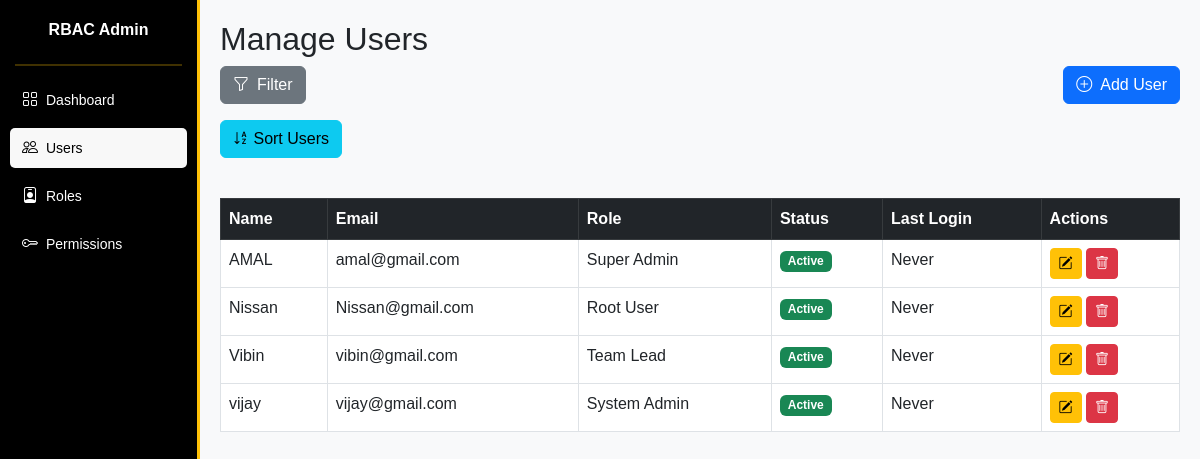
/users/, run on the app's committed database.
### dashboard/models.py (models this page shows, shortened)
class User(models.Model):
    name = models.CharField(max_length=100)
    email = models.EmailField(unique=True)
    role = models.ForeignKey(Role, on_delete=models.SET_NULL, null=True)
    status = models.BooleanField(default=True)

class Role(models.Model):
    name = models.CharField(max_length=100)
    permissions = models.JSONField(default=dict)  # Store permissions as JSON

### dashboard/views.py (the view)
# urls.py: path('users/', views.users_view, name='users'),
def users_view(request):
    name_filter = request.GET.get("name", "")
    email_filter = request.GET.get("email", "")
    role_filter = request.GET.get("role", "")
    status_filter = request.GET.get("status", "")
    sort_field = request.GET.get("sort_field", "name")  # Default sorting field
    sort_order = request.GET.get("sort_order", "asc")  # Default sort order
    users = User.objects.all()
    if name_filter:
        users = users.filter(name__icontains=name_filter)
    if email_filter:
        users = users.filter(email__icontains=email_filter)
    if role_filter:
        users = users.filter(role__id=role_filter)
    if status_filter:
        users = users.filter(status=(status_filter == "1"))
    if sort_order == "desc":
        sort_field = f"-{sort_field}"
    users = users.order_by(sort_field)
    roles = Role.objects.all()
    return render(
        request,
        "users.html",
        {
            "users": users,
            "roles": roles,
            "filters": {
                "name": name_filter,
                "email": email_filter,
                "role": role_filter,
                "status": status_filter,
            },
        },
    )

### dashboard/templates/users.html (shortened to what this page needs)
{% extends 'base.html' %}
{% block content %}
<h2 class="text-center text-md-start">Manage Users</h2>
<div class="d-flex flex-column flex-md-row justify-content-between align-items-center mb-3">
    <button class="btn btn-secondary d-flex align-items-center mb-2 mb-md-0" type="button" data-bs-toggle="modal" data-bs-target="#filterModal">
        <i class="bi bi-funnel me-2"></i> Filter
    </button>
    <button class="btn btn-primary d-flex align-items-center mb-2 mb-md-0" data-bs-toggle="modal" data-bs-target="#userModal">
        <i class="bi bi-plus-circle me-2"></i> Add User
    </button>
</div>
<button class="btn btn-info mb-3" data-bs-toggle="modal" data-bs-target="#sortingModal">
    <i class="bi bi-sort-alpha-down"></i> Sort Users
</button>
<div class="table-responsive">
    <table class="table table-bordered mt-4">
        <thead class="table-dark">
            <tr>
                <th>Name</th>
                <th>Email</th>
                <th>Role</th>
                <th>Status</th>
                <th>Last Login</th>
                <th>Actions</th>
            </tr>
        </thead>
        <tbody>
            {% for user in users %}
            <tr>
                <td>{{ user.name|escape }}</td>
                <td>{{ user.email|escape }}</td>
                <td>{{ user.role.name|escape }}</td>
                <td>
                    <span class="badge {% if user.status %}bg-success{% else %}bg-danger{% endif %}">
                        {{ user.status|yesno:"Active,Inactive" }}
                    </span>
                </td>
                <td>{{ user.last_login|default:"Never"|escape }}</td>
                <td>
                    <button type="button" class="btn btn-sm btn-warning" data-bs-toggle="modal" data-bs-target="#editUserModal" data-user-id="{{ user.id }}" data-user-name="{{ user.name|escape }}" data-user-email="{{ user.email|escape }}" data-user-role="{{ user.role.id }}" data-user-status="{{ user.status }}">
                        <i class="bi bi-pencil-square"></i>
                    </button>
                    <button type="button" class="btn btn-sm btn-danger" data-bs-toggle="modal" data-bs-target="#deleteUserModal" data-user-id="{{ user.id }}" data-user-name="{{ user.name|escape }}">
                        <i class="bi bi-trash"></i>
                    </button>
                </td>
            </tr>
            {% empty %}
            <tr>
                <td colspan="6" class="text-center">No users found.</td>
            </tr>
            {% endfor %}
        </tbody>
    </table>
</div>
{% endblock %}

### dashboard/templates/base.html (shortened to what this page needs)
<!DOCTYPE html>
<html lang="en">
<head>
    <link href="https://cdn.jsdelivr.net/npm/bootstrap@5.3.0-alpha1/dist/css/bootstrap.min.css" rel="stylesheet">
    <link href="https://cdn.jsdelivr.net/npm/bootstrap-icons/font/bootstrap-icons.css" rel="stylesheet">
</head>
<body>
    <div class="sidebar">
        <div class="sidebar-logo">
            <h3>RBAC Admin</h3>
        </div>
        <hr>
        <a href="{% url 'dashboard' %}" class="{% if request.resolver_match.url_name == 'dashboard' %}active{% endif %}">
            <i class="bi bi-grid"></i> Dashboard
        </a>
        <a href="{% url 'users' %}" class="{% if request.resolver_match.url_name == 'users' %}active{% endif %}">
            <i class="bi bi-people"></i> Users
        </a>
        <a href="{% url 'roles' %}" class="{% if request.resolver_match.url_name == 'roles' %}active{% endif %}">
            <i class="bi bi-person-badge"></i> Roles
        </a>
        <a href="{% url 'permissions' %}" class="{% if request.resolver_match.url_name == 'permissions' %}active{% endif %}">
            <i class="bi bi-key"></i> Permissions
        </a>
    </div>
    <div class="content">
        {% block content %}{% endblock %}
    </div>
</body>
</html>

### dashboard/templates/base.html (style rules this page uses)
body { font-family: 'Arial', sans-serif; background-color: #f8f9fa; }
.sidebar { height: 100vh; background-color: #000; color: white; padding-top: 20px; position: fixed; width: 200px; display: flex; flex-direction: column; justify-content: flex-start; border-right: 3px solid #ffc107; }
.sidebar h3 { color: white; text-align: center; font-size: 16px; font-weight: bold; margin-bottom: 15px; }
.sidebar a { text-decoration: none; color: white; display: flex; align-items: center; padding: 8px 12px; margin: 4px 10px; font-size: 14px; transition: all 0.3s ease; border-radius: 5px; }
.sidebar a i { font-size: 16px; margin-right: 8px; }
.sidebar a:hover, .sidebar a.active { background-color: #f8f8f8; color: black; border-radius: 5px; }
.sidebar hr { border: 1px solid #ffc107; margin: 10px 15px; }
.content { margin-left: 200px; padding: 20px; }

### data on the page
User: name "AMAL", email "amal@gmail.com", role.name "Super Admin", status "Active", last_login "Never"
User: name "Nissan", email "Nissan@gmail.com", role.name "Root User", status "Active", last_login "Never"
User: name "Vibin", email "vibin@gmail.com", role.name "Team Lead", status "Active", last_login "Never"
User: name "vijay", email "vijay@gmail.com", role.name "System Admin", status "Active", last_login "Never"
